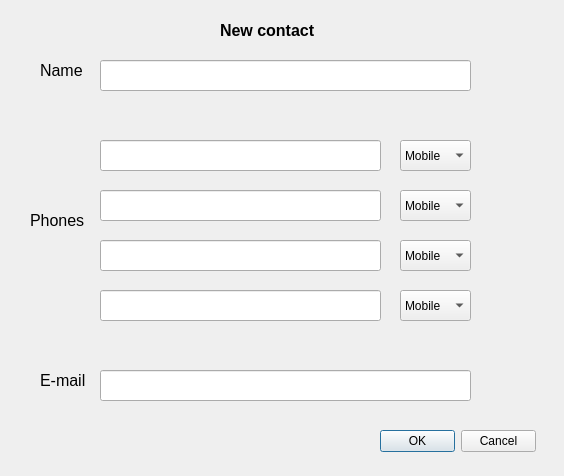
<?xml version="1.0" encoding="UTF-8"?>
<ui version="4.0">
 <class>Form</class>
 <widget class="QWidget" name="Form">
  <property name="geometry">
   <rect>
    <x>0</x>
    <y>0</y>
    <width>564</width>
    <height>476</height>
   </rect>
  </property>
  <property name="windowTitle">
   <string>Form</string>
  </property>
  <widget class="QLabel" name="label">
   <property name="geometry">
    <rect>
     <x>220</x>
     <y>20</y>
     <width>141</width>
     <height>21</height>
    </rect>
   </property>
   <property name="font">
    <font>
     <family>Tahoma</family>
     <pointsize>12</pointsize>
     <weight>75</weight>
     <bold>true</bold>
    </font>
   </property>
   <property name="text">
    <string>New contact</string>
   </property>
  </widget>
  <widget class="QLabel" name="label_2">
   <property name="geometry">
    <rect>
     <x>40</x>
     <y>50</y>
     <width>71</width>
     <height>41</height>
    </rect>
   </property>
   <property name="font">
    <font>
     <pointsize>12</pointsize>
    </font>
   </property>
   <property name="text">
    <string>Name</string>
   </property>
  </widget>
  <widget class="QLabel" name="label_3">
   <property name="geometry">
    <rect>
     <x>30</x>
     <y>200</y>
     <width>71</width>
     <height>41</height>
    </rect>
   </property>
   <property name="font">
    <font>
     <pointsize>12</pointsize>
    </font>
   </property>
   <property name="text">
    <string>Phones</string>
   </property>
  </widget>
  <widget class="QLabel" name="label_4">
   <property name="geometry">
    <rect>
     <x>40</x>
     <y>360</y>
     <width>71</width>
     <height>41</height>
    </rect>
   </property>
   <property name="font">
    <font>
     <pointsize>12</pointsize>
    </font>
   </property>
   <property name="text">
    <string>E-mail</string>
   </property>
  </widget>
  <widget class="QComboBox" name="comboBox">
   <property name="geometry">
    <rect>
     <x>400</x>
     <y>140</y>
     <width>71</width>
     <height>31</height>
    </rect>
   </property>
   <item>
    <property name="text">
     <string>Mobile</string>
    </property>
   </item>
   <item>
    <property name="text">
     <string>Home</string>
    </property>
   </item>
   <item>
    <property name="text">
     <string>Private</string>
    </property>
   </item>
   <item>
    <property name="text">
     <string>Office</string>
    </property>
   </item>
   <item>
    <property name="text">
     <string>Work</string>
    </property>
   </item>
  </widget>
  <widget class="QComboBox" name="comboBox_2">
   <property name="geometry">
    <rect>
     <x>400</x>
     <y>190</y>
     <width>71</width>
     <height>31</height>
    </rect>
   </property>
   <item>
    <property name="text">
     <string>Mobile</string>
    </property>
   </item>
   <item>
    <property name="text">
     <string>Home</string>
    </property>
   </item>
   <item>
    <property name="text">
     <string>Private</string>
    </property>
   </item>
   <item>
    <property name="text">
     <string>Office</string>
    </property>
   </item>
   <item>
    <property name="text">
     <string>Work</string>
    </property>
   </item>
  </widget>
  <widget class="QComboBox" name="comboBox_3">
   <property name="geometry">
    <rect>
     <x>400</x>
     <y>290</y>
     <width>71</width>
     <height>31</height>
    </rect>
   </property>
   <item>
    <property name="text">
     <string>Mobile</string>
    </property>
   </item>
   <item>
    <property name="text">
     <string>Home</string>
    </property>
   </item>
   <item>
    <property name="text">
     <string>Private</string>
    </property>
   </item>
   <item>
    <property name="text">
     <string>Office</string>
    </property>
   </item>
   <item>
    <property name="text">
     <string>Work</string>
    </property>
   </item>
  </widget>
  <widget class="QComboBox" name="comboBox_4">
   <property name="geometry">
    <rect>
     <x>400</x>
     <y>240</y>
     <width>71</width>
     <height>31</height>
    </rect>
   </property>
   <item>
    <property name="text">
     <string>Mobile</string>
    </property>
   </item>
   <item>
    <property name="text">
     <string>Home</string>
    </property>
   </item>
   <item>
    <property name="text">
     <string>Private</string>
    </property>
   </item>
   <item>
    <property name="text">
     <string>Office</string>
    </property>
   </item>
   <item>
    <property name="text">
     <string>Work</string>
    </property>
   </item>
  </widget>
  <widget class="QDialogButtonBox" name="buttonBox">
   <property name="geometry">
    <rect>
     <x>380</x>
     <y>430</y>
     <width>156</width>
     <height>23</height>
    </rect>
   </property>
   <property name="standardButtons">
    <set>QDialogButtonBox::Cancel|QDialogButtonBox::Ok</set>
   </property>
   <property name="centerButtons">
    <bool>false</bool>
   </property>
  </widget>
  <widget class="QLineEdit" name="lineEdit">
   <property name="geometry">
    <rect>
     <x>100</x>
     <y>60</y>
     <width>371</width>
     <height>31</height>
    </rect>
   </property>
   <property name="font">
    <font>
     <pointsize>14</pointsize>
    </font>
   </property>
  </widget>
  <widget class="QLineEdit" name="lineEdit_2">
   <property name="geometry">
    <rect>
     <x>100</x>
     <y>140</y>
     <width>281</width>
     <height>31</height>
    </rect>
   </property>
   <property name="font">
    <font>
     <pointsize>14</pointsize>
    </font>
   </property>
  </widget>
  <widget class="QLineEdit" name="lineEdit_3">
   <property name="geometry">
    <rect>
     <x>100</x>
     <y>190</y>
     <width>281</width>
     <height>31</height>
    </rect>
   </property>
   <property name="font">
    <font>
     <pointsize>14</pointsize>
    </font>
   </property>
  </widget>
  <widget class="QLineEdit" name="lineEdit_4">
   <property name="geometry">
    <rect>
     <x>100</x>
     <y>240</y>
     <width>281</width>
     <height>31</height>
    </rect>
   </property>
   <property name="font">
    <font>
     <pointsize>14</pointsize>
    </font>
   </property>
  </widget>
  <widget class="QLineEdit" name="lineEdit_5">
   <property name="geometry">
    <rect>
     <x>100</x>
     <y>290</y>
     <width>281</width>
     <height>31</height>
    </rect>
   </property>
   <property name="font">
    <font>
     <pointsize>14</pointsize>
    </font>
   </property>
  </widget>
  <widget class="QLineEdit" name="lineEdit_6">
   <property name="geometry">
    <rect>
     <x>100</x>
     <y>370</y>
     <width>371</width>
     <height>31</height>
    </rect>
   </property>
   <property name="font">
    <font>
     <pointsize>14</pointsize>
    </font>
   </property>
  </widget>
 </widget>
 <resources/>
 <connections/>
</ui>
